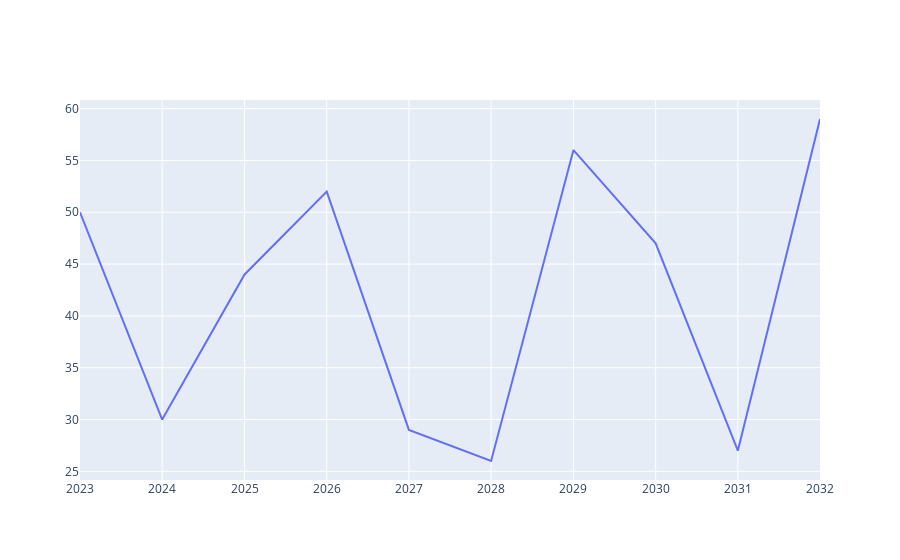

Notebook code cell kept with this figure:
### Code cell
line = [go.Scatter(
    x= student_df['date'],
    y= student_df['students'],
    mode = 'lines'
)]

fig = go.Figure(data=line)
iplot(fig)

### Figure 1 — Plotly figure (JSON) as saved in the notebook; plotly's stock layout.template omitted (floating-point values rounded to 4 significant figures)
{"data": [{"mode": "lines", "type": "scatter", "x": ["2023-01-01", "2024-01-01", "2025-01-01", "2026-01-01", "2027-01-01", "2028-01-01", "2029-01-01", "2030-01-01", "2031-01-01", "2032-01-01"], "y": [50, 30, 44, 52, 29, 26, 56, 47, 27, 59]}], "layout": {}}
